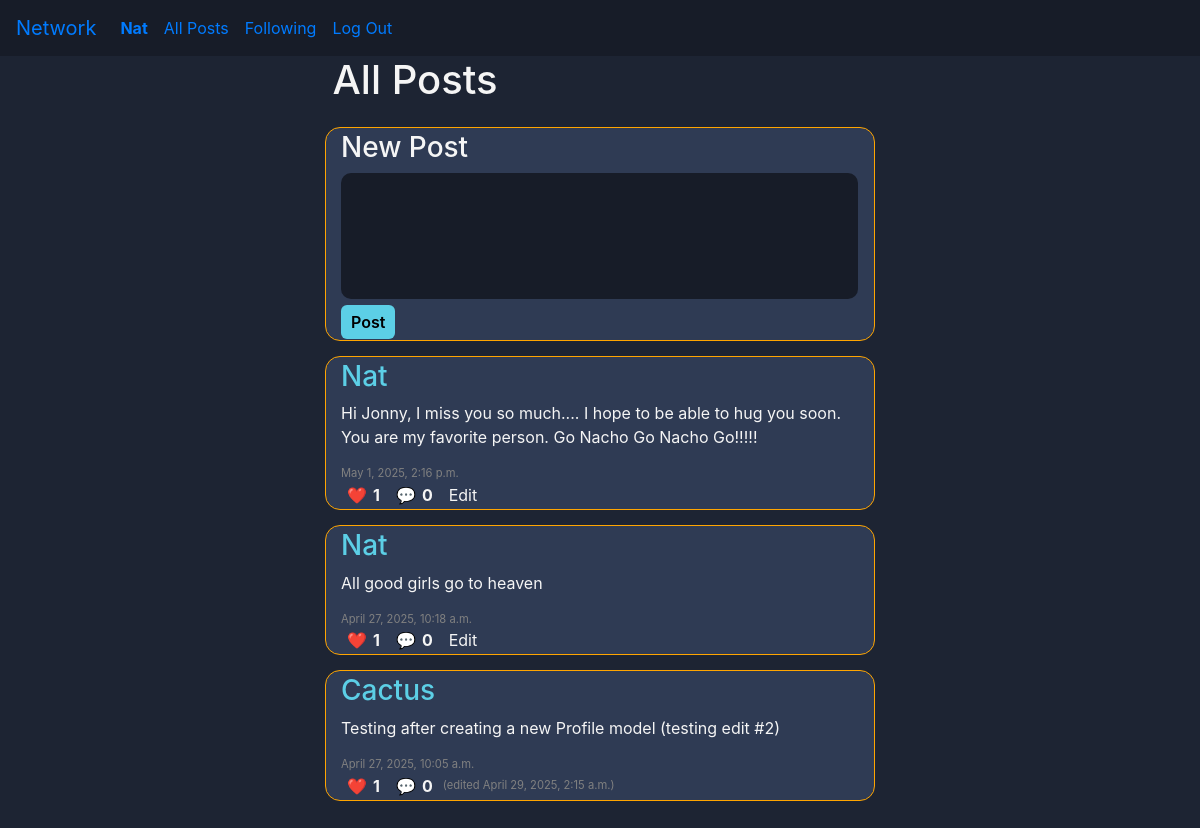
The app's page / (signed in) with its own data.
### network/models.py (models this page shows, shortened)
class User(AbstractUser):
    pass

class Post(models.Model):
    profile = models.ForeignKey("Profile", on_delete=models.CASCADE)
    content = models.TextField(max_length=512, blank=False, null=False)
    likes = models.ManyToManyField("Profile", blank=True, related_name="liked_posts")
    timestamp = models.DateTimeField(auto_now_add=True)
    edited_timestamp = models.DateTimeField(auto_now_add=False, null=True) # TODO
    @property
    def like_count(self):
        return self.likes.count()
    @property
    def comment_count(self):
        return self.comment_set.count()

class Profile(models.Model):
    user = models.OneToOneField(User, on_delete=models.CASCADE)
    following = models.ManyToManyField("self", symmetrical=False, blank=True, related_name="followers")
    saved_posts = models.ManyToManyField("Post", blank=True, related_name="saved_by_profiles")
    profile_picture = models.ImageField(upload_to='profile_pics/', blank=True, null=True) # TODO
    profile_picture_url = models.URLField(blank=True, null=True) # TODO
    bio = models.CharField(max_length=512, null=True, blank=True) # TODO

### network/views.py (the view)
# urls.py: path("", views.index, name="index"),
def index(request):
    return post_paginator(
        request,
        query=Post.objects.select_related("profile").order_by("-timestamp"),
        template="network/index.html",
        title="All Posts",
    )

### network/views.py (called while the page is built)
def post_paginator(request, query, template, title, user_obj=None):
    paginator = Paginator(query, 10)
    page_number = request.GET.get("page")
    page_obj = paginator.get_page(page_number)
    return render(request, template, {
        "page_obj": page_obj,
        "title": title,
        "user_obj": user_obj
    })

### network/templates/network/index.html (shortened to what this page needs)
{% extends "network/layout.html" %}
{% load static %}
{% block body %}
    <div class="header-div">
        <h1 class="header-txt">All Posts</h1>
    </div>
    <div class="post-div">
        <form id="post-form">
            <h3>New Post</h3>
            <textarea class="post-textarea" id="content" rows="5" cols="50" {% if  not request.user.is_authenticated %}placeholder="Login to post!" disabled{% endif %} required></textarea>
            <div>
                <button id="post-btn" class="post-btn" {% if not request.user.is_authenticated %}disabled{% endif %}>Post</button>
            </div>
        </form>
    </div>
    {% include "network/partials/load_posts.html" with page_obj=page_obj %}
{% endblock %}

### network/templates/network/layout.html (shortened to what this page needs)
{% load static %}
<!DOCTYPE html>
<html lang="en">
    <head>
        <link rel="stylesheet" href="https://stackpath.bootstrapcdn.com/bootstrap/4.4.1/css/bootstrap.min.css">
        <link href="{% static 'network/styles.css' %}" rel="stylesheet">
    </head>
    <body>
        <nav class="navbar navbar-expand-lg nav">
            <a class="navbar-brand" href="#">Network</a>
            <div>
              <ul class="navbar-nav mr-auto">
                {% if user.is_authenticated %}
                    <li class="nav-item">
                        <a class="nav-link" href="{% url 'profile' username=user.username %}"><strong>{{ user.username }}</strong></a>
                    </li>
                {% endif %}
                <li class="nav-item">
                  <a class="nav-link" href="{% url 'index' %}">All Posts</a>
                </li>
                {% if user.is_authenticated %}
                    <li class="nav-item">
                        <a class="nav-link" href="{% url 'following_posts' %}">Following</a>
                    </li>
                    <li class="nav-item">
                        <a class="nav-link" href="{% url 'logout' %}">Log Out</a>
                    </li>
                {% endif %}
              </ul>
            </div>
          </nav>
        <div class="body">
            {% block body %}
            {% endblock %}
        </div>
    </body>
</html>

### network/templates/network/partials/load_posts.html (shortened to what this page needs)
<div class="posts-div">
    {% for post in page_obj %}
        <div class="post-div">
            <h3><a class="post-header-txt" href="{% url 'profile' username=post.profile.user.username %}">{{ post.profile.user.username }}</a></h3>
            <div class="post-text-div">
                <p class="post-text">{{ post.content }}</p>
            </div>
            <p class="timestamp-txt">{{ post.timestamp }}</p>
            <div class="post-interact-div">
                {% if user.is_authenticated %}
                    <button class="like-btn post-interact-btn" data-id="{{ post.id }}"
                    data-liked="{% if user in post.likes.all %}true{% else %}false{% endif %}">❤️</button>
                {% else %}
                    🩶
                {% endif %}
                <strong class="like-count count">{{ post.like_count }}</strong>
                <button class="post-interact-btn" data-id="{{ post.id }}">💬</button>
                <strong class="comment-count count">{{ post.comment_count }}</strong>
                {% if post.profile == user.profile %}
                    <button class="edit-btn" data-id="{{ post.id }}">Edit</button>
                {% endif %}
                    <p class="edited-timestamp-txt timestamp-txt">
                        {% if post.edited_timestamp %}
                            (edited {{ post.edited_timestamp }})
                        {% endif %}
                    </p>
            </div>
        </div>
    {% endfor %}
</div>

### network/static/network/styles.css (style rules this page uses)
* { margin: 0; box-sizing: border-box; }
.nav { background-color: #171c28; }
.body { background-color: #1d2433; color: whitesmoke; display: flex; flex-direction: column; align-items: center; min-height: 100vh; }
.header-txt { align-self: flex-start; margin-left: 15px; width: 550px; }
.post-header-txt { color: #5ccfe6; }
.post-textarea { background-color: #171c28; color: whitesmoke; padding: 3px 10px; border-radius: 10px; border: none; resize: none; width: 97%; }
.post-div { border-radius: 15px; width: 550px; background-color: #2f3b54; margin-top: 15px; padding: 3px 0 1px 15px; border: 1px solid orange; }
.post-btn { background-color: #5ccfe6; border: none; border-radius: 6px; padding: 5px 10px 5px 10px; font-weight: 600; }
.edit-btn { color: whitesmoke; background-color: #2f3b54; border: none; }
.post-interact-div { width: 100%; display: inline-flex; align-items: center; }
.count { margin-right: 10px; }
.post-interact-btn { border: none; background-color: inherit; }
.timestamp-txt { font-size: 0.7rem; color: grey; margin: 0; }

### records on screen
User: username "Nat"
Post: profile.user.username "Nat", content "Hi Jonny, I miss you so much.... I hope to be able to hug you soon. You are my favorite person. Go Nacho Go Nacho Go!!!!!", timestamp "May 1, 2025, 2:16 p.m.", like_count "1", comment_count "0"
Post: profile.user.username "Nat", content "All good girls go to heaven", timestamp "April 27, 2025, 10:18 a.m.", like_count "1", comment_count "0"
Post: profile.user.username "Cactus", content "Testing after creating a new Profile model (testing edit #2)", timestamp "April 27, 2025, 10:05 a.m.", like_count "1", comment_count "0", edited_timestamp "April 29, 2025, 2:15 a.m."
